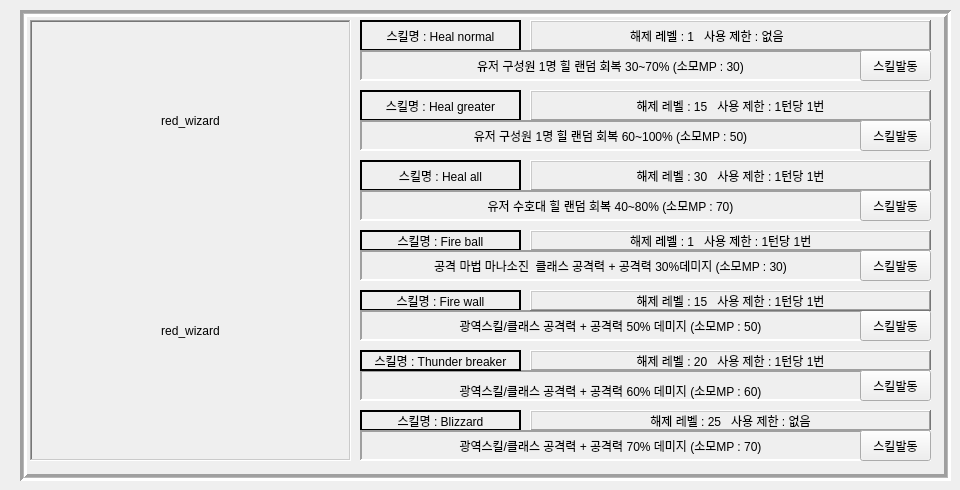
   <widget class="QWidget" name="page_6">
    <widget class="QFrame" name="frame_3">
     <property name="geometry">
      <rect>
       <x>20</x>
       <y>10</y>
       <width>931</width>
       <height>471</height>
      </rect>
     </property>
     <property name="frameShape">
      <enum>QFrame::Box</enum>
     </property>
     <property name="frameShadow">
      <enum>QFrame::Sunken</enum>
     </property>
     <property name="lineWidth">
      <number>3</number>
     </property>
     <property name="midLineWidth">
      <number>1</number>
     </property>
     <widget class="QFrame" name="lb_frame_3">
      <property name="geometry">
       <rect>
        <x>10</x>
        <y>10</y>
        <width>321</width>
        <height>441</height>
       </rect>
      </property>
      <property name="frameShape">
       <enum>QFrame::WinPanel</enum>
      </property>
      <property name="frameShadow">
       <enum>QFrame::Sunken</enum>
      </property>
      <property name="lineWidth">
       <number>2</number>
      </property>
      <property name="midLineWidth">
       <number>1</number>
      </property>
      <widget class="QLabel" name="gif_3">
       <property name="geometry">
        <rect>
         <x>10</x>
         <y>-10</y>
         <width>301</width>
         <height>221</height>
        </rect>
       </property>
       <property name="text">
        <string>red_wizard</string>
       </property>
       <property name="alignment">
        <set>Qt::AlignCenter</set>
       </property>
      </widget>
      <widget class="QLabel" name="gif_3_1">
       <property name="geometry">
        <rect>
         <x>10</x>
         <y>200</y>
         <width>301</width>
         <height>221</height>
        </rect>
       </property>
       <property name="text">
        <string>red_wizard</string>
       </property>
       <property name="alignment">
        <set>Qt::AlignCenter</set>
       </property>
      </widget>
     </widget>
     <widget class="QFrame" name="frame_1_10">
      <property name="geometry">
       <rect>
        <x>340</x>
        <y>10</y>
        <width>161</width>
        <height>31</height>
       </rect>
      </property>
      <property name="frameShape">
       <enum>QFrame::StyledPanel</enum>
      </property>
      <property name="frameShadow">
       <enum>QFrame::Raised</enum>
      </property>
      <widget class="QLabel" name="skill_name_5">
       <property name="geometry">
        <rect>
         <x>0</x>
         <y>0</y>
         <width>161</width>
         <height>31</height>
        </rect>
       </property>
       <property name="frameShape">
        <enum>QFrame::WinPanel</enum>
       </property>
       <property name="lineWidth">
        <number>2</number>
       </property>
       <property name="text">
        <string>스킬명 : Heal normal</string>
       </property>
       <property name="alignment">
        <set>Qt::AlignCenter</set>
       </property>
      </widget>
     </widget>
     <widget class="QFrame" name="frame_1_11">
      <property name="geometry">
       <rect>
        <x>510</x>
        <y>10</y>
        <width>401</width>
        <height>31</height>
       </rect>
      </property>
      <property name="frameShape">
       <enum>QFrame::WinPanel</enum>
      </property>
      <property name="frameShadow">
       <enum>QFrame::Raised</enum>
      </property>
      <property name="lineWidth">
       <number>2</number>
      </property>
      <widget class="QLabel" name="skill_info_5">
       <property name="geometry">
        <rect>
         <x>100</x>
         <y>0</y>
         <width>401</width>
         <height>31</height>
        </rect>
       </property>
       <property name="text">
        <string>해제 레벨 : 1   사용 제한 : 없음</string>
       </property>
       <property name="alignment">
        <set>Qt::AlignJustify|Qt::AlignVCenter</set>
       </property>
      </widget>
     </widget>
     <widget class="QFrame" name="frame_1_12">
      <property name="geometry">
       <rect>
        <x>340</x>
        <y>40</y>
        <width>571</width>
        <height>31</height>
       </rect>
      </property>
      <property name="frameShape">
       <enum>QFrame::Panel</enum>
      </property>
      <property name="frameShadow">
       <enum>QFrame::Sunken</enum>
      </property>
      <property name="lineWidth">
       <number>2</number>
      </property>
      <property name="midLineWidth">
       <number>3</number>
      </property>
      <widget class="QPushButton" name="skill_btn_wizard_red_heal_normal">
       <property name="geometry">
        <rect>
         <x>500</x>
         <y>0</y>
         <width>71</width>
         <height>31</height>
        </rect>
       </property>
       <property name="text">
        <string>스킬발동</string>
       </property>
      </widget>
      <widget class="QLabel" name="skill_info_1_4">
       <property name="geometry">
        <rect>
         <x>10</x>
         <y>5</y>
         <width>481</width>
         <height>21</height>
        </rect>
       </property>
       <property name="text">
        <string>유저 구성원 1명 힐 랜덤 회복 30~70% (소모MP : 30)</string>
       </property>
       <property name="alignment">
        <set>Qt::AlignCenter</set>
       </property>
      </widget>
     </widget>
     <widget class="QFrame" name="frame_1_13">
      <property name="geometry">
       <rect>
        <x>340</x>
        <y>80</y>
        <width>161</width>
        <height>31</height>
       </rect>
      </property>
      <property name="frameShape">
       <enum>QFrame::StyledPanel</enum>
      </property>
      <property name="frameShadow">
       <enum>QFrame::Raised</enum>
      </property>
      <widget class="QLabel" name="skill_name_6">
       <property name="geometry">
        <rect>
         <x>0</x>
         <y>0</y>
         <width>161</width>
         <height>31</height>
        </rect>
       </property>
       <property name="frameShape">
        <enum>QFrame::WinPanel</enum>
       </property>
       <property name="lineWidth">
        <number>2</number>
       </property>
       <property name="text">
        <string>스킬명 : Heal greater</string>
       </property>
       <property name="alignment">
        <set>Qt::AlignCenter</set>
       </property>
      </widget>
     </widget>
     <widget class="QFrame" name="frame_1_14">
      <property name="geometry">
       <rect>
        <x>340</x>
        <y>150</y>
        <width>161</width>
        <height>31</height>
       </rect>
      </property>
      <property name="frameShape">
       <enum>QFrame::StyledPanel</enum>
      </property>
      <property name="frameShadow">
       <enum>QFrame::Raised</enum>
      </property>
      <widget class="QLabel" name="skill_name_7">
       <property name="geometry">
        <rect>
         <x>0</x>
         <y>0</y>
         <width>161</width>
         <height>31</height>
        </rect>
       </property>
       <property name="frameShape">
        <enum>QFrame::WinPanel</enum>
       </property>
       <property name="lineWidth">
        <number>2</number>
       </property>
       <property name="text">
        <string>스킬명 : Heal all</string>
       </property>
       <property name="alignment">
        <set>Qt::AlignCenter</set>
       </property>
      </widget>
     </widget>
     <widget class="QFrame" name="frame_1_15">
      <property name="geometry">
       <rect>
        <x>510</x>
        <y>80</y>
        <width>401</width>
        <height>31</height>
       </rect>
      </property>
      <property name="frameShape">
       <enum>QFrame::StyledPanel</enum>
      </property>
      <property name="frameShadow">
       <enum>QFrame::Raised</enum>
      </property>
      <widget class="QLabel" name="skill_info_6">
       <property name="geometry">
        <rect>
         <x>0</x>
         <y>0</y>
         <width>401</width>
         <height>31</height>
        </rect>
       </property>
       <property name="frameShape">
        <enum>QFrame::WinPanel</enum>
       </property>
       <property name="frameShadow">
        <enum>QFrame::Raised</enum>
       </property>
       <property name="lineWidth">
        <number>2</number>
       </property>
       <property name="text">
        <string>해제 레벨 : 15   사용 제한 : 1턴당 1번</string>
       </property>
       <property name="alignment">
        <set>Qt::AlignCenter</set>
       </property>
      </widget>
     </widget>
     <widget class="QFrame" name="frame_1_16">
      <property name="geometry">
       <rect>
        <x>510</x>
        <y>150</y>
        <width>401</width>
        <height>31</height>
       </rect>
      </property>
      <property name="frameShape">
       <enum>QFrame::StyledPanel</enum>
      </property>
      <property name="frameShadow">
       <enum>QFrame::Raised</enum>
      </property>
      <widget class="QLabel" name="skill_info_7">
       <property name="geometry">
        <rect>
         <x>0</x>
         <y>0</y>
         <width>401</width>
         <height>31</height>
        </rect>
       </property>
       <property name="frameShape">
        <enum>QFrame::WinPanel</enum>
       </property>
       <property name="frameShadow">
        <enum>QFrame::Raised</enum>
       </property>
       <property name="lineWidth">
        <number>2</number>
       </property>
       <property name="text">
        <string>해제 레벨 : 30   사용 제한 : 1턴당 1번</string>
       </property>
       <property name="alignment">
        <set>Qt::AlignCenter</set>
       </property>
      </widget>
     </widget>
     <widget class="QFrame" name="frame_1_17">
      <property name="geometry">
       <rect>
        <x>340</x>
        <y>110</y>
        <width>571</width>
        <height>31</height>
       </rect>
      </property>
      <property name="frameShape">
       <enum>QFrame::Panel</enum>
      </property>
      <property name="frameShadow">
       <enum>QFrame::Sunken</enum>
      </property>
      <property name="lineWidth">
       <number>2</number>
      </property>
      <property name="midLineWidth">
       <number>3</number>
      </property>
      <widget class="QPushButton" name="skill_btn_wizard_red_heal_greater">
       <property name="geometry">
        <rect>
         <x>500</x>
         <y>0</y>
         <width>71</width>
         <height>31</height>
        </rect>
       </property>
       <property name="text">
        <string>스킬발동</string>
       </property>
      </widget>
      <widget class="QLabel" name="skill_info_1_5">
       <property name="geometry">
        <rect>
         <x>10</x>
         <y>5</y>
         <width>481</width>
         <height>21</height>
        </rect>
       </property>
       <property name="text">
        <string>유저 구성원 1명 힐 랜덤 회복 60~100% (소모MP : 50)</string>
       </property>
       <property name="alignment">
        <set>Qt::AlignCenter</set>
       </property>
      </widget>
     </widget>
     <widget class="QFrame" name="frame_1_18">
      <property name="geometry">
       <rect>
        <x>340</x>
        <y>180</y>
        <width>571</width>
        <height>31</height>
       </rect>
      </property>
      <property name="frameShape">
       <enum>QFrame::Panel</enum>
      </property>
      <property name="frameShadow">
       <enum>QFrame::Sunken</enum>
      </property>
      <property name="lineWidth">
       <number>2</number>
      </property>
      <property name="midLineWidth">
       <number>3</number>
      </property>
      <widget class="QPushButton" name="skill_btn_wizard_red_heal_all">
       <property name="geometry">
        <rect>
         <x>500</x>
         <y>0</y>
         <width>71</width>
         <height>31</height>
        </rect>
       </property>
       <property name="text">
        <string>스킬발동</string>
       </property>
      </widget>
      <widget class="QLabel" name="skill_info_1_6">
       <property name="geometry">
        <rect>
         <x>10</x>
         <y>5</y>
         <width>481</width>
         <height>21</height>
        </rect>
       </property>
       <property name="text">
        <string>유저 수호대 힐 랜덤 회복 40~80% (소모MP : 70)</string>
       </property>
       <property name="alignment">
        <set>Qt::AlignCenter</set>
       </property>
      </widget>
     </widget>
     <widget class="QFrame" name="frame_1_55">
      <property name="geometry">
       <rect>
        <x>510</x>
        <y>340</y>
        <width>401</width>
        <height>21</height>
       </rect>
      </property>
      <property name="frameShape">
       <enum>QFrame::WinPanel</enum>
      </property>
      <property name="frameShadow">
       <enum>QFrame::Raised</enum>
      </property>
      <widget class="QLabel" name="skill_info_20">
       <property name="geometry">
        <rect>
         <x>0</x>
         <y>0</y>
         <width>401</width>
         <height>21</height>
        </rect>
       </property>
       <property name="text">
        <string>해제 레벨 : 20   사용 제한 : 1턴당 1번</string>
       </property>
       <property name="alignment">
        <set>Qt::AlignCenter</set>
       </property>
      </widget>
     </widget>
     <widget class="QFrame" name="frame_1_59">
      <property name="geometry">
       <rect>
        <x>510</x>
        <y>400</y>
        <width>401</width>
        <height>21</height>
       </rect>
      </property>
      <property name="frameShape">
       <enum>QFrame::WinPanel</enum>
      </property>
      <property name="frameShadow">
       <enum>QFrame::Raised</enum>
      </property>
      <widget class="QLabel" name="skill_info_21">
       <property name="geometry">
        <rect>
         <x>0</x>
         <y>0</y>
         <width>401</width>
         <height>21</height>
        </rect>
       </property>
       <property name="text">
        <string>해제 레벨 : 25   사용 제한 : 없음</string>
       </property>
       <property name="alignment">
        <set>Qt::AlignCenter</set>
       </property>
      </widget>
     </widget>
     <widget class="QFrame" name="frame_1_52">
      <property name="geometry">
       <rect>
        <x>340</x>
        <y>280</y>
        <width>161</width>
        <height>21</height>
       </rect>
      </property>
      <property name="frameShape">
       <enum>QFrame::StyledPanel</enum>
      </property>
      <property name="frameShadow">
       <enum>QFrame::Raised</enum>
      </property>
      <widget class="QLabel" name="skill_name_19">
       <property name="geometry">
        <rect>
         <x>0</x>
         <y>0</y>
         <width>161</width>
         <height>21</height>
        </rect>
       </property>
       <property name="frameShape">
        <enum>QFrame::WinPanel</enum>
       </property>
       <property name="text">
        <string>스킬명 : Fire wall</string>
       </property>
       <property name="alignment">
        <set>Qt::AlignCenter</set>
       </property>
      </widget>
     </widget>
     <widget class="QFrame" name="frame_1_58">
      <property name="geometry">
       <rect>
        <x>340</x>
        <y>400</y>
        <width>161</width>
        <height>21</height>
       </rect>
      </property>
      <property name="frameShape">
       <enum>QFrame::StyledPanel</enum>
      </property>
      <property name="frameShadow">
       <enum>QFrame::Raised</enum>
      </property>
      <widget class="QLabel" name="skill_name_21">
       <property name="geometry">
        <rect>
         <x>0</x>
         <y>0</y>
         <width>161</width>
         <height>21</height>
        </rect>
       </property>
       <property name="frameShape">
        <enum>QFrame::WinPanel</enum>
       </property>
       <property name="text">
        <string>스킬명 : Blizzard</string>
       </property>
       <property name="alignment">
        <set>Qt::AlignCenter</set>
       </property>
      </widget>
     </widget>
     <widget class="QFrame" name="frame_1_56">
      <property name="geometry">
       <rect>
        <x>340</x>
        <y>300</y>
        <width>571</width>
        <height>31</height>
       </rect>
      </property>
      <property name="frameShape">
       <enum>QFrame::Panel</enum>
      </property>
      <property name="frameShadow">
       <enum>QFrame::Sunken</enum>
      </property>
      <property name="lineWidth">
       <number>2</number>
      </property>
      <property name="midLineWidth">
       <number>3</number>
      </property>
      <widget class="QPushButton" name="skill_btn_wizard_red_fire_wall">
       <property name="geometry">
        <rect>
         <x>500</x>
         <y>0</y>
         <width>71</width>
         <height>31</height>
        </rect>
       </property>
       <property name="text">
        <string>스킬발동</string>
       </property>
      </widget>
      <widget class="QLabel" name="skill_info_1_18">
       <property name="geometry">
        <rect>
         <x>10</x>
         <y>5</y>
         <width>481</width>
         <height>21</height>
        </rect>
       </property>
       <property name="text">
        <string>광역스킬/클래스 공격력 + 공격력 50% 데미지 (소모MP : 50)</string>
       </property>
       <property name="alignment">
        <set>Qt::AlignCenter</set>
       </property>
      </widget>
     </widget>
     <widget class="QFrame" name="frame_1_57">
      <property name="geometry">
       <rect>
        <x>340</x>
        <y>360</y>
        <width>571</width>
        <height>31</height>
       </rect>
      </property>
      <property name="frameShape">
       <enum>QFrame::Panel</enum>
      </property>
      <property name="frameShadow">
       <enum>QFrame::Sunken</enum>
      </property>
      <property name="lineWidth">
       <number>2</number>
      </property>
      <property name="midLineWidth">
       <number>3</number>
      </property>
      <widget class="QPushButton" name="skill_btn_wizard_red_thunder_breaker">
       <property name="geometry">
        <rect>
         <x>500</x>
         <y>0</y>
         <width>71</width>
         <height>31</height>
        </rect>
       </property>
       <property name="text">
        <string>스킬발동</string>
       </property>
      </widget>
      <widget class="QLabel" name="skill_info_1_19">
       <property name="geometry">
        <rect>
         <x>10</x>
         <y>10</y>
         <width>481</width>
         <height>21</height>
        </rect>
       </property>
       <property name="text">
        <string>광역스킬/클래스 공격력 + 공격력 60% 데미지 (소모MP : 60)</string>
       </property>
       <property name="alignment">
        <set>Qt::AlignCenter</set>
       </property>
      </widget>
     </widget>
     <widget class="QFrame" name="frame_1_50">
      <property name="geometry">
       <rect>
        <x>510</x>
        <y>220</y>
        <width>401</width>
        <height>21</height>
       </rect>
      </property>
      <property name="frameShape">
       <enum>QFrame::WinPanel</enum>
      </property>
      <property name="frameShadow">
       <enum>QFrame::Raised</enum>
      </property>
      <widget class="QLabel" name="skill_info_18">
       <property name="geometry">
        <rect>
         <x>100</x>
         <y>0</y>
         <width>401</width>
         <height>21</height>
        </rect>
       </property>
       <property name="text">
        <string>해제 레벨 : 1   사용 제한 : 1턴당 1번</string>
       </property>
       <property name="alignment">
        <set>Qt::AlignJustify|Qt::AlignVCenter</set>
       </property>
      </widget>
     </widget>
     <widget class="QFrame" name="frame_1_53">
      <property name="geometry">
       <rect>
        <x>340</x>
        <y>340</y>
        <width>161</width>
        <height>21</height>
       </rect>
      </property>
      <property name="frameShape">
       <enum>QFrame::StyledPanel</enum>
      </property>
      <property name="frameShadow">
       <enum>QFrame::Raised</enum>
      </property>
      <widget class="QLabel" name="skill_name_20">
       <property name="geometry">
        <rect>
         <x>0</x>
         <y>0</y>
         <width>161</width>
         <height>21</height>
        </rect>
       </property>
       <property name="frameShape">
        <enum>QFrame::WinPanel</enum>
       </property>
       <property name="text">
        <string>스킬명 : Thunder breaker</string>
       </property>
       <property name="alignment">
        <set>Qt::AlignCenter</set>
       </property>
      </widget>
     </widget>
     <widget class="QFrame" name="frame_1_49">
      <property name="geometry">
       <rect>
        <x>340</x>
        <y>220</y>
        <width>161</width>
        <height>21</height>
       </rect>
      </property>
      <property name="frameShape">
       <enum>QFrame::StyledPanel</enum>
      </property>
      <property name="frameShadow">
       <enum>QFrame::Raised</enum>
      </property>
      <widget class="QLabel" name="skill_name_18">
       <property name="geometry">
        <rect>
         <x>0</x>
         <y>0</y>
         <width>161</width>
         <height>21</height>
        </rect>
       </property>
       <property name="frameShape">
        <enum>QFrame::WinPanel</enum>
       </property>
       <property name="text">
        <string>스킬명 : Fire ball</string>
       </property>
       <property name="alignment">
        <set>Qt::AlignCenter</set>
       </property>
      </widget>
     </widget>
     <widget class="QFrame" name="frame_1_51">
      <property name="geometry">
       <rect>
        <x>340</x>
        <y>240</y>
        <width>571</width>
        <height>31</height>
       </rect>
      </property>
      <property name="frameShape">
       <enum>QFrame::Panel</enum>
      </property>
      <property name="frameShadow">
       <enum>QFrame::Sunken</enum>
      </property>
      <property name="lineWidth">
       <number>2</number>
      </property>
      <property name="midLineWidth">
       <number>3</number>
      </property>
      <widget class="QPushButton" name="skill_btn_wizard_red_fire_ball">
       <property name="geometry">
        <rect>
         <x>500</x>
         <y>0</y>
         <width>71</width>
         <height>31</height>
        </rect>
       </property>
       <property name="text">
        <string>스킬발동</string>
       </property>
      </widget>
      <widget class="QLabel" name="skill_info_1_17">
       <property name="geometry">
        <rect>
         <x>10</x>
         <y>5</y>
         <width>481</width>
         <height>21</height>
        </rect>
       </property>
       <property name="text">
        <string>공격 마법 마나소진  클래스 공격력 + 공격력 30%데미지 (소모MP : 30)</string>
       </property>
       <property name="alignment">
        <set>Qt::AlignCenter</set>
       </property>
      </widget>
     </widget>
     <widget class="QFrame" name="frame_1_54">
      <property name="geometry">
       <rect>
        <x>510</x>
        <y>280</y>
        <width>401</width>
        <height>21</height>
       </rect>
      </property>
      <property name="frameShape">
       <enum>QFrame::WinPanel</enum>
      </property>
      <property name="frameShadow">
       <enum>QFrame::Raised</enum>
      </property>
      <widget class="QLabel" name="skill_info_19">
       <property name="geometry">
        <rect>
         <x>0</x>
         <y>0</y>
         <width>401</width>
         <height>21</height>
        </rect>
       </property>
       <property name="text">
        <string>해제 레벨 : 15   사용 제한 : 1턴당 1번</string>
       </property>
       <property name="alignment">
        <set>Qt::AlignCenter</set>
       </property>
      </widget>
     </widget>
     <widget class="QFrame" name="frame_1_60">
      <property name="geometry">
       <rect>
        <x>340</x>
        <y>420</y>
        <width>571</width>
        <height>31</height>
       </rect>
      </property>
      <property name="frameShape">
       <enum>QFrame::Panel</enum>
      </property>
      <property name="frameShadow">
       <enum>QFrame::Sunken</enum>
      </property>
      <property name="lineWidth">
       <number>2</number>
      </property>
      <property name="midLineWidth">
       <number>3</number>
      </property>
      <widget class="QPushButton" name="skill_btn_wizard_red_bilzzard">
       <property name="geometry">
        <rect>
         <x>500</x>
         <y>0</y>
         <width>71</width>
         <height>31</height>
        </rect>
       </property>
       <property name="text">
        <string>스킬발동</string>
       </property>
      </widget>
      <widget class="QLabel" name="skill_info_1_20">
       <property name="geometry">
        <rect>
         <x>10</x>
         <y>5</y>
         <width>481</width>
         <height>21</height>
        </rect>
       </property>
       <property name="text">
        <string>광역스킬/클래스 공격력 + 공격력 70% 데미지 (소모MP : 70)</string>
       </property>
       <property name="alignment">
        <set>Qt::AlignCenter</set>
       </property>
      </widget>
     </widget>
    </widget>
   </widget>
